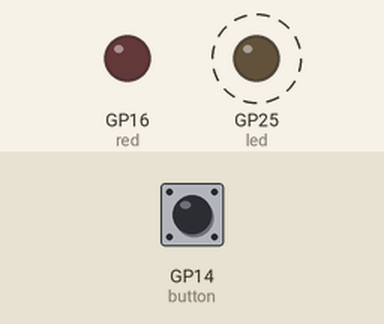
This program was run on a simulated Raspberry Pi Pico running MicroPython. On the bench: output pins drawn as LEDs (lit = HIGH). Dashed ring = blinking. The inputs (shaded band) are chosen by the test bench; at power-on: GP14 (button) LOW.

Above: at 1.25 s.
1.3 s: GP14 (button) pulled HIGH for 0.15 s
At 2.0 s:
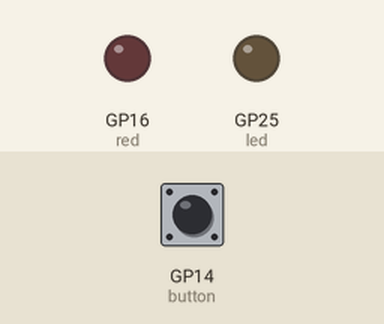
2.9 s: GP14 (button) pulled HIGH for 3.2 s
At 3.7 s:
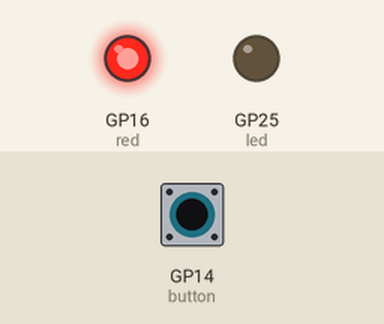
Timing chart, 0 to 7.6 s (numbered marks = the images above; inputs shaded):
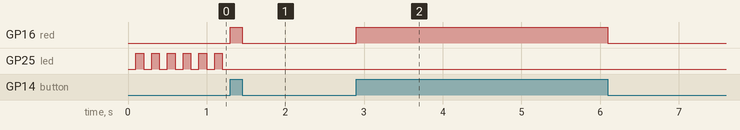

Measured:
- after the input at 1.3 s, GP16 (red): LOW → HIGH at once, → LOW 0.15 s later; GP25 (led): stops changing and stays LOW
- after the input at 2.9 s, GP16 (red): LOW → HIGH at once, → LOW 3.2 s later
- by itself, GP25 (led): alternates HIGH for 0.10 s and LOW for 0.10 s

The program:

button.py
```python
from machine import Pin, Timer
from utime import sleep

button = Pin(14, Pin.IN, Pin.PULL_DOWN)
red = Pin(16, Pin.OUT)
led = Pin(25, Pin.OUT)

timer = Timer()

def blink(pin):
    red.toggle()
    timer.deinit()

def blink2(timer):
    led.toggle()

timer.init(freq=10, mode=Timer.PERIODIC, callback=blink2)

button.irq(blink, Pin.IRQ_FALLING | Pin.IRQ_RISING )
```
